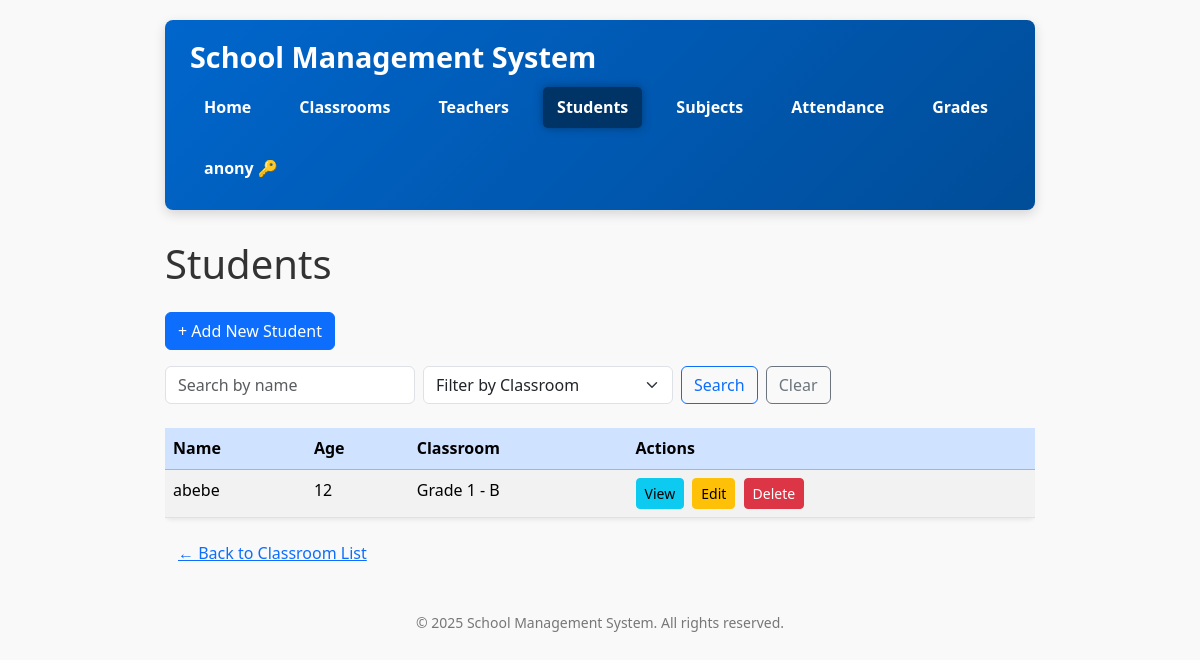
Page /students/ (signed in) on the committed database.
### school/models.py (models this page shows, shortened)
class User(AbstractUser):
    ROLE_CHOICES = (
        ('ADMIN', 'Admin'),
        ('TEACHER', 'Teacher'),
        ('STUDENT', 'Student'),
    )
    role = models.CharField(max_length=10, choices=ROLE_CHOICES, null=True, blank=True)
    force_password_change = models.BooleanField(default=False)  # Add this field

class Student(models.Model):
    user = models.OneToOneField(settings.AUTH_USER_MODEL, on_delete=models.CASCADE)
    GENDER_CHOICES = [('Male', 'Male'), ('Female', 'Female'), ('Other', 'Other')]
    name = models.CharField(max_length=100)
    age = models.PositiveIntegerField()
    gender = models.CharField(max_length=10, choices=GENDER_CHOICES)
    photo = models.ImageField(upload_to='student_photos/', blank=True, null=True)
    address = models.TextField(blank=True)
    parent_contact = models.CharField(max_length=20, blank=True)
    classroom = models.ForeignKey(ClassRoom, on_delete=models.CASCADE, related_name='students')
    class Meta:
        ordering = ['name']

class ClassRoom(models.Model):
    name = models.CharField(max_length=100)
    section = models.CharField(max_length=1)
    subjects = models.ManyToManyField('Subject', related_name='classrooms', blank=True)
    class Meta:
        ordering = ['name', 'section']
        verbose_name_plural = 'Classrooms'

### school/views.py (the view)
# urls.py: path('students/', views.student_list, name='student_list'),
@role_required(['Admin', 'Teacher', 'Student'])
def student_list(request):
    user = request.user
    students = Student.objects.all()
    if user.role == 'TEACHER':
        teacher = get_object_or_404(Teacher, user=user)
        classrooms = ClassRoom.objects.filter(subjects__teachers=teacher).distinct()
        students = students.filter(classroom__in=classrooms)
    elif user.role == 'STUDENT':
        students = students.filter(user=user)
    query = request.GET.get('q')
    classroom_id = request.GET.get('classroom')
    if query:
        students = students.filter(name__icontains=query)
    if classroom_id:
        students = students.filter(classroom_id=classroom_id)
    classrooms = ClassRoom.objects.all()
    return render(request, 'school/student_list.html', {
        'students': students,
        'classrooms': classrooms
    })

### school/views.py (called while the page is built)
def role_required(allowed_roles=[]):
    def decorator(view_func):
        @wraps(view_func)
        def wrapper(request, *args, **kwargs):
            user = request.user
            if not user.is_authenticated:
                return redirect('login')
            user_role = getattr(user, 'role', None)
            if user.is_superuser or (user_role and user_role.upper() in [r.upper() for r in allowed_roles]):
                return view_func(request, *args, **kwargs)
            return redirect('school:no_permission')
        return wrapper
    return decorator

### school/templates/school/student_list.html (shortened to what this page needs)
{% extends 'school/base.html' %}
{% block content %}
<h1 class="mb-4">Students</h1>
<p>
    <a href="{% url 'school:student_create' %}" class="btn btn-primary">
        + Add New Student
    </a>
</p>
<form method="get" class="mb-4 d-flex gap-2 align-items-center flex-wrap">
    <input
        type="text"
        name="q"
        placeholder="Search by name"
        value="{{ request.GET.q }}"
        class="form-control"
        style="max-width: 250px;"
    />
    <select name="classroom" class="form-select" style="max-width: 250px;">
        <option value="">Filter by Classroom</option>
    </select>
    <button type="submit" class="btn btn-outline-primary">Search</button>
    <a href="{% url 'school:student_list' %}" class="btn btn-outline-secondary">Clear</a>
</form>
{% if students %}
<div class="table-responsive">
    <table class="table table-striped table-hover rounded shadow-sm bg-white">
        <thead class="table-primary">
            <tr>
                <th>Name</th>
                <th>Age</th>
                <th>Classroom</th>
                <th>Actions</th>
            </tr>
        </thead>
        <tbody>
            {% for student in students %}
            <tr>
                <td>{{ student.name }}</td>
                <td>{{ student.age }}</td>
                <td>{{ student.classroom.name }} - {{ student.classroom.section }}</td>
                <td>
                    <a href="{% url 'school:student_detail' student.pk %}" class="btn btn-sm btn-info me-1">View</a>
                    <a href="{% url 'school:student_update' student.pk %}" class="btn btn-sm btn-warning me-1">Edit</a>
                    <a href="{% url 'school:student_delete' student.pk %}" class="btn btn-sm btn-danger" onclick="return confirm('Are you sure you want to delete this student?');">Delete</a>
                </td>
            </tr>
            {% endfor %}
        </tbody>
    </table>
</div>
{% else %}
<div class="alert alert-info">No students available.</div>
{% endif %}
<p>
    <a href="{% url 'school:classroom_list' %}" class="btn btn-link">
        ← Back to Classroom List
    </a>
</p>
{% endblock %}

### school/templates/school/base.html (shortened to what this page needs)
{% load static %}
<!DOCTYPE html>
<html lang="en">
<head>
    <link href="https://cdn.jsdelivr.net/npm/bootstrap@5.3.3/dist/css/bootstrap.min.css" rel="stylesheet" />
</head>
<body>
    <header>
        <div class="d-flex align-items-center">
            <h1>School Management System</h1>
        </div>
        <nav>
            <a href="{% url 'school:home' %}" class="{% if request.resolver_match.url_name == 'home' %}active{% endif %}">Home</a>
            <a href="{% url 'school:classroom_list' %}" class="{% if 'classroom' in request.path %}active{% endif %}">Classrooms</a>
            <a href="{% url 'school:teacher_list' %}" class="{% if 'teacher' in request.path %}active{% endif %}">Teachers</a>
            <a href="{% url 'school:student_list' %}" class="{% if 'student' in request.path %}active{% endif %}">Students</a>
            <a href="{% url 'school:subject_list' %}" class="{% if 'subject' in request.path %}active{% endif %}">Subjects</a>
            <a href="{% url 'school:attendance_list' %}" class="{% if 'attendance' in request.path %}active{% endif %}">Attendance</a>
            <a href="{% url 'school:grade_list' %}" class="{% if 'grade' in request.path %}active{% endif %}">Grades</a>
            {% if user.is_authenticated %}
                <form id="logout-form" action="{% url 'school:logout' %}" method="post" style="display:inline;">
                    <button type="submit" title="Logout">{{ user.username }} &#x1F511;</button>
                </form>
            {% else %}
                <a href="{% url 'school:login' %}" class="{% if 'login' in request.path %}active{% endif %}">Login</a>
            {% endif %}
        </nav>
    </header>
    <main>
        {% block content %}{% endblock %}
    </main>
    <footer>
        &copy; {% now "Y" %} School Management System. All rights reserved.
    </footer>
</body>
</html>

### school/templates/school/base.html (style rules this page uses)
body { font-family: 'Segoe UI', Tahoma, Geneva, Verdana, sans-serif; max-width: 900px; margin: 20px auto; padding: 0 15px; background: #f9f9f9; color: #333; line-height: 1.6; }
header { background: linear-gradient(135deg, #0066cc 0%, #004d99 100%); color: white; padding: 20px 25px; margin-bottom: 30px; border-radius: 8px; box-shadow: 0 4px 12px rgba(0, 0, 0, 0.15); position: sticky; top: 0; z-index: 1000; }
header h1 { margin: 0; font-weight: 700; font-size: 1.8rem; user-select: none; }
nav { margin-top: 12px; display: flex; gap: 20px; flex-wrap: wrap; }
nav a, nav form button { color: white; font-weight: 600; padding: 8px 14px; border-radius: 5px; transition: background-color 0.3s ease; cursor: pointer; text-decoration: none; border: none; background: none; }
nav a.active { background-color: #003366; color: #fff; box-shadow: 0 0 8px #003366cc; }
footer { margin-top: 40px; text-align: center; color: #777; font-size: 14px; }

### rows in the picture
User: username "anony"
Student: name "abebe", age "12", classroom.name "Grade 1", classroom.section "B"
